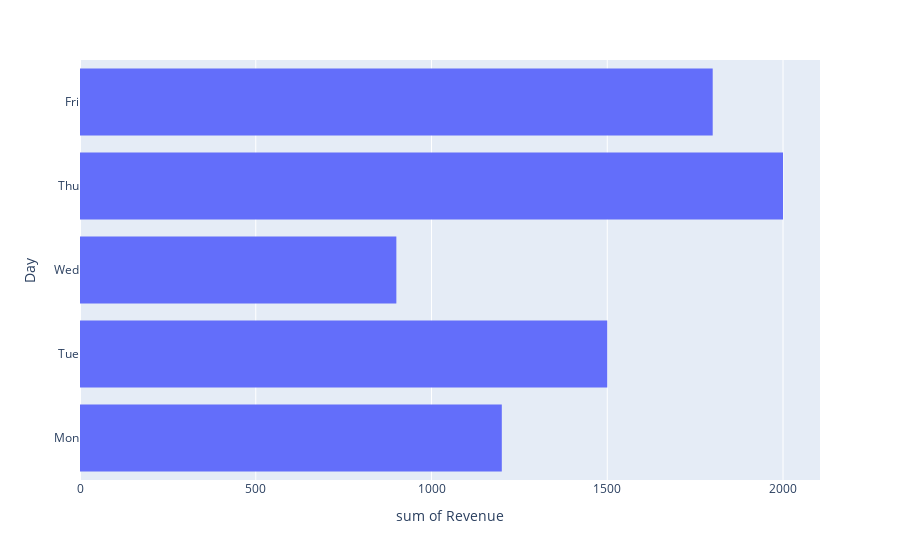

This figure's notebook cell:
### Code cell
pd.set_option("plotting.backend", "plotly")
data.plot(x='Revenue', y='Day', kind='hist')

### Figure 1 — Plotly figure (JSON) as saved in the notebook; plotly's stock layout.template omitted (floating-point values rounded to 4 significant figures)
{"data": [{"bingroup": "y", "histfunc": "sum", "hovertemplate": "sum of Revenue=%{x}<br>Day=%{y}<extra></extra>", "legendgroup": "", "marker": {"color": "#636efa", "pattern": {"shape": ""}}, "name": "", "orientation": "h", "showlegend": false, "type": "histogram", "x": [1200, 1500, 900, 2000, 1800], "xaxis": "x", "y": ["Mon", "Tue", "Wed", "Thu", "Fri"], "yaxis": "y"}], "layout": {"barmode": "relative", "legend": {"tracegroupgap": 0}, "margin": {"t": 60}, "xaxis": {"anchor": "y", "domain": [0, 1], "title": {"text": "sum of Revenue"}}, "yaxis": {"anchor": "x", "domain": [0, 1], "title": {"text": "Day"}}}}
